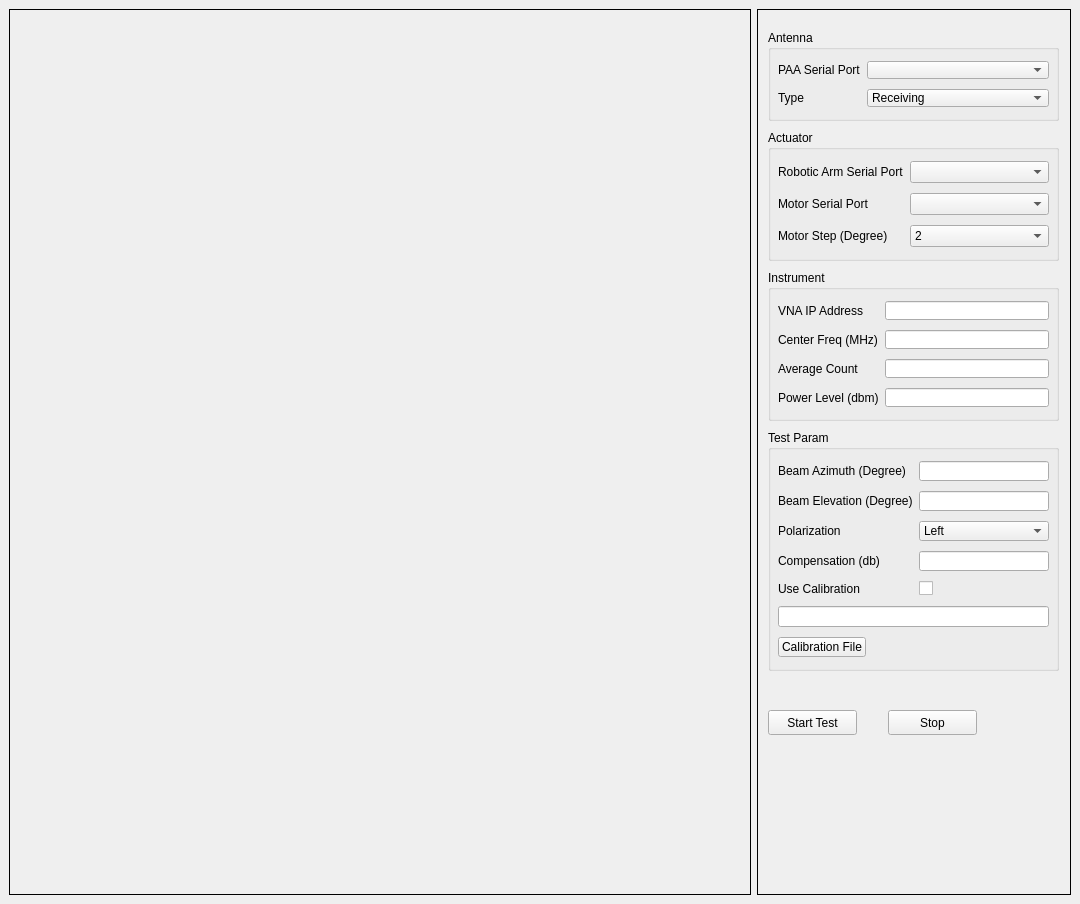
<?xml version="1.0" encoding="UTF-8"?>
<ui version="4.0">
 <class>MainWindow</class>
 <widget class="QMainWindow" name="MainWindow">
  <property name="geometry">
   <rect>
    <x>0</x>
    <y>0</y>
    <width>1080</width>
    <height>904</height>
   </rect>
  </property>
  <property name="sizePolicy">
   <sizepolicy hsizetype="Preferred" vsizetype="Preferred">
    <horstretch>0</horstretch>
    <verstretch>0</verstretch>
   </sizepolicy>
  </property>
  <property name="minimumSize">
   <size>
    <width>500</width>
    <height>500</height>
   </size>
  </property>
  <property name="windowTitle">
   <string>Signal Analyzer (VNA)</string>
  </property>
  <widget class="QWidget" name="centralwidget">
   <property name="minimumSize">
    <size>
     <width>400</width>
     <height>400</height>
    </size>
   </property>
   <layout class="QHBoxLayout" name="horizontalLayout_2">
    <item>
     <layout class="QHBoxLayout" name="horizontalLayout" stretch="0,0">
      <item>
       <widget class="QFrame" name="frame_2">
        <property name="sizePolicy">
         <sizepolicy hsizetype="Preferred" vsizetype="Preferred">
          <horstretch>0</horstretch>
          <verstretch>0</verstretch>
         </sizepolicy>
        </property>
        <property name="frameShape">
         <enum>QFrame::Box</enum>
        </property>
        <property name="frameShadow">
         <enum>QFrame::Plain</enum>
        </property>
        <layout class="QHBoxLayout" name="horizontalLayout_4">
         <item>
          <layout class="QHBoxLayout" name="horizontalLayout_3"/>
         </item>
        </layout>
       </widget>
      </item>
      <item>
       <widget class="QScrollArea" name="scrollArea">
        <property name="sizePolicy">
         <sizepolicy hsizetype="Fixed" vsizetype="Preferred">
          <horstretch>0</horstretch>
          <verstretch>0</verstretch>
         </sizepolicy>
        </property>
        <property name="minimumSize">
         <size>
          <width>310</width>
          <height>0</height>
         </size>
        </property>
        <property name="frameShape">
         <enum>QFrame::Box</enum>
        </property>
        <property name="frameShadow">
         <enum>QFrame::Plain</enum>
        </property>
        <property name="verticalScrollBarPolicy">
         <enum>Qt::ScrollBarAsNeeded</enum>
        </property>
        <property name="horizontalScrollBarPolicy">
         <enum>Qt::ScrollBarAlwaysOff</enum>
        </property>
        <property name="widgetResizable">
         <bool>false</bool>
        </property>
        <widget class="QWidget" name="scrollAreaWidgetContents">
         <property name="geometry">
          <rect>
           <x>0</x>
           <y>0</y>
           <width>312</width>
           <height>833</height>
          </rect>
         </property>
         <widget class="QGroupBox" name="groupBox2">
          <property name="geometry">
           <rect>
            <x>10</x>
            <y>120</y>
            <width>291</width>
            <height>131</height>
           </rect>
          </property>
          <property name="title">
           <string>Actuator</string>
          </property>
          <property name="flat">
           <bool>false</bool>
          </property>
          <layout class="QVBoxLayout" name="verticalLayout_2">
           <property name="leftMargin">
            <number>2</number>
           </property>
           <property name="topMargin">
            <number>6</number>
           </property>
           <property name="rightMargin">
            <number>2</number>
           </property>
           <property name="bottomMargin">
            <number>6</number>
           </property>
           <item>
            <layout class="QFormLayout" name="formLayout_3">
             <property name="verticalSpacing">
              <number>10</number>
             </property>
             <property name="leftMargin">
              <number>5</number>
             </property>
             <property name="topMargin">
              <number>5</number>
             </property>
             <property name="rightMargin">
              <number>5</number>
             </property>
             <property name="bottomMargin">
              <number>5</number>
             </property>
             <item row="0" column="0">
              <widget class="QLabel" name="label_2">
               <property name="text">
                <string>Robotic Arm Serial Port</string>
               </property>
              </widget>
             </item>
             <item row="0" column="1">
              <widget class="QComboBox" name="ArmPortComboBox"/>
             </item>
             <item row="2" column="0">
              <widget class="QLabel" name="label_6">
               <property name="midLineWidth">
                <number>-3</number>
               </property>
               <property name="text">
                <string>Motor Step (Degree)</string>
               </property>
              </widget>
             </item>
             <item row="2" column="1">
              <widget class="QComboBox" name="MotorStepComboBox">
               <item>
                <property name="text">
                 <string>2</string>
                </property>
               </item>
               <item>
                <property name="text">
                 <string>1</string>
                </property>
               </item>
               <item>
                <property name="text">
                 <string>0.5</string>
                </property>
               </item>
               <item>
                <property name="text">
                 <string>0.2</string>
                </property>
               </item>
               <item>
                <property name="text">
                 <string>0.1</string>
                </property>
               </item>
              </widget>
             </item>
             <item row="1" column="0">
              <widget class="QLabel" name="label_16">
               <property name="text">
                <string>Motor Serial Port</string>
               </property>
              </widget>
             </item>
             <item row="1" column="1">
              <widget class="QComboBox" name="MotorPortComboBox"/>
             </item>
            </layout>
           </item>
          </layout>
         </widget>
         <widget class="QGroupBox" name="groupBox3">
          <property name="geometry">
           <rect>
            <x>10</x>
            <y>260</y>
            <width>291</width>
            <height>151</height>
           </rect>
          </property>
          <property name="title">
           <string>Instrument</string>
          </property>
          <property name="flat">
           <bool>false</bool>
          </property>
          <layout class="QHBoxLayout" name="horizontalLayout_5">
           <property name="leftMargin">
            <number>2</number>
           </property>
           <property name="topMargin">
            <number>6</number>
           </property>
           <property name="rightMargin">
            <number>2</number>
           </property>
           <property name="bottomMargin">
            <number>6</number>
           </property>
           <item>
            <layout class="QFormLayout" name="formLayout_2">
             <property name="sizeConstraint">
              <enum>QLayout::SetDefaultConstraint</enum>
             </property>
             <property name="fieldGrowthPolicy">
              <enum>QFormLayout::AllNonFixedFieldsGrow</enum>
             </property>
             <property name="rowWrapPolicy">
              <enum>QFormLayout::DontWrapRows</enum>
             </property>
             <property name="labelAlignment">
              <set>Qt::AlignLeading|Qt::AlignLeft|Qt::AlignVCenter</set>
             </property>
             <property name="formAlignment">
              <set>Qt::AlignLeading|Qt::AlignLeft|Qt::AlignTop</set>
             </property>
             <property name="verticalSpacing">
              <number>10</number>
             </property>
             <property name="leftMargin">
              <number>5</number>
             </property>
             <property name="topMargin">
              <number>5</number>
             </property>
             <property name="rightMargin">
              <number>5</number>
             </property>
             <property name="bottomMargin">
              <number>5</number>
             </property>
             <item row="0" column="0">
              <widget class="QLabel" name="label_3">
               <property name="text">
                <string>VNA IP Address</string>
               </property>
              </widget>
             </item>
             <item row="0" column="1">
              <widget class="QLineEdit" name="VNAIPEdit"/>
             </item>
             <item row="1" column="0">
              <widget class="QLabel" name="label_12">
               <property name="text">
                <string>Center Freq (MHz)</string>
               </property>
              </widget>
             </item>
             <item row="1" column="1">
              <widget class="QLineEdit" name="CenterFreqEdit"/>
             </item>
             <item row="2" column="0">
              <widget class="QLabel" name="label_8">
               <property name="text">
                <string>Average Count</string>
               </property>
              </widget>
             </item>
             <item row="2" column="1">
              <widget class="QLineEdit" name="AverageCountEdit"/>
             </item>
             <item row="3" column="0">
              <widget class="QLabel" name="label_11">
               <property name="text">
                <string>Power Level (dbm)</string>
               </property>
              </widget>
             </item>
             <item row="3" column="1">
              <widget class="QLineEdit" name="PowerLevelEdit"/>
             </item>
            </layout>
           </item>
          </layout>
         </widget>
         <widget class="QGroupBox" name="groupBox4">
          <property name="geometry">
           <rect>
            <x>10</x>
            <y>420</y>
            <width>291</width>
            <height>241</height>
           </rect>
          </property>
          <property name="title">
           <string>Test Param</string>
          </property>
          <property name="flat">
           <bool>false</bool>
          </property>
          <property name="checkable">
           <bool>false</bool>
          </property>
          <layout class="QVBoxLayout" name="verticalLayout">
           <property name="sizeConstraint">
            <enum>QLayout::SetDefaultConstraint</enum>
           </property>
           <property name="leftMargin">
            <number>2</number>
           </property>
           <property name="topMargin">
            <number>6</number>
           </property>
           <property name="rightMargin">
            <number>2</number>
           </property>
           <property name="bottomMargin">
            <number>6</number>
           </property>
           <item>
            <layout class="QFormLayout" name="formLayout">
             <property name="fieldGrowthPolicy">
              <enum>QFormLayout::AllNonFixedFieldsGrow</enum>
             </property>
             <property name="labelAlignment">
              <set>Qt::AlignLeading|Qt::AlignLeft|Qt::AlignVCenter</set>
             </property>
             <property name="verticalSpacing">
              <number>10</number>
             </property>
             <property name="leftMargin">
              <number>5</number>
             </property>
             <property name="topMargin">
              <number>5</number>
             </property>
             <property name="rightMargin">
              <number>5</number>
             </property>
             <property name="bottomMargin">
              <number>5</number>
             </property>
             <item row="0" column="0">
              <widget class="QLabel" name="label_4">
               <property name="text">
                <string>Beam Azimuth (Degree)</string>
               </property>
              </widget>
             </item>
             <item row="0" column="1">
              <widget class="QLineEdit" name="AzEdit"/>
             </item>
             <item row="1" column="0">
              <widget class="QLabel" name="label_5">
               <property name="text">
                <string>Beam Elevation (Degree)</string>
               </property>
              </widget>
             </item>
             <item row="1" column="1">
              <widget class="QLineEdit" name="EleEdit"/>
             </item>
             <item row="2" column="0">
              <widget class="QLabel" name="label_9">
               <property name="text">
                <string>Polarization</string>
               </property>
              </widget>
             </item>
             <item row="2" column="1">
              <widget class="QComboBox" name="PolarComboBox">
               <item>
                <property name="text">
                 <string>Left</string>
                </property>
               </item>
               <item>
                <property name="text">
                 <string>Right</string>
                </property>
               </item>
              </widget>
             </item>
             <item row="3" column="0">
              <widget class="QLabel" name="label_10">
               <property name="text">
                <string>Compensation (db)</string>
               </property>
              </widget>
             </item>
             <item row="3" column="1">
              <widget class="QLineEdit" name="CompEdit"/>
             </item>
             <item row="4" column="0">
              <widget class="QLabel" name="label_17">
               <property name="text">
                <string>Use Calibration</string>
               </property>
              </widget>
             </item>
             <item row="4" column="1">
              <widget class="QCheckBox" name="UseCalibCheckBox">
               <property name="text">
                <string/>
               </property>
              </widget>
             </item>
             <item row="5" column="0" colspan="2">
              <widget class="QLineEdit" name="CalibFileLineEdit">
               <property name="readOnly">
                <bool>true</bool>
               </property>
              </widget>
             </item>
             <item row="6" column="0">
              <widget class="QPushButton" name="OpenCalibFileButton">
               <property name="text">
                <string>Calibration File</string>
               </property>
              </widget>
             </item>
            </layout>
           </item>
          </layout>
         </widget>
         <widget class="QPushButton" name="StartButton">
          <property name="geometry">
           <rect>
            <x>10</x>
            <y>700</y>
            <width>89</width>
            <height>25</height>
           </rect>
          </property>
          <property name="text">
           <string>Start Test</string>
          </property>
         </widget>
         <widget class="QPushButton" name="StopButton">
          <property name="geometry">
           <rect>
            <x>130</x>
            <y>700</y>
            <width>89</width>
            <height>25</height>
           </rect>
          </property>
          <property name="text">
           <string>Stop</string>
          </property>
         </widget>
         <widget class="QGroupBox" name="groupBox1">
          <property name="geometry">
           <rect>
            <x>10</x>
            <y>20</y>
            <width>291</width>
            <height>91</height>
           </rect>
          </property>
          <property name="title">
           <string>Antenna</string>
          </property>
          <layout class="QHBoxLayout" name="horizontalLayout_6">
           <property name="leftMargin">
            <number>2</number>
           </property>
           <property name="topMargin">
            <number>6</number>
           </property>
           <property name="rightMargin">
            <number>2</number>
           </property>
           <property name="bottomMargin">
            <number>6</number>
           </property>
           <item>
            <layout class="QFormLayout" name="formLayout_4">
             <property name="verticalSpacing">
              <number>10</number>
             </property>
             <property name="leftMargin">
              <number>5</number>
             </property>
             <property name="topMargin">
              <number>5</number>
             </property>
             <property name="rightMargin">
              <number>5</number>
             </property>
             <property name="bottomMargin">
              <number>5</number>
             </property>
             <item row="0" column="0">
              <widget class="QLabel" name="label">
               <property name="text">
                <string>PAA Serial Port</string>
               </property>
              </widget>
             </item>
             <item row="0" column="1">
              <widget class="QComboBox" name="PAAPortComboBox"/>
             </item>
             <item row="1" column="1">
              <widget class="QComboBox" name="AntTypeComboBox">
               <item>
                <property name="text">
                 <string>Receiving</string>
                </property>
               </item>
               <item>
                <property name="text">
                 <string>Transmitting</string>
                </property>
               </item>
              </widget>
             </item>
             <item row="1" column="0">
              <widget class="QLabel" name="label_7">
               <property name="text">
                <string>Type</string>
               </property>
              </widget>
             </item>
            </layout>
           </item>
          </layout>
         </widget>
        </widget>
       </widget>
      </item>
     </layout>
    </item>
   </layout>
  </widget>
 </widget>
 <resources/>
 <connections/>
</ui>
